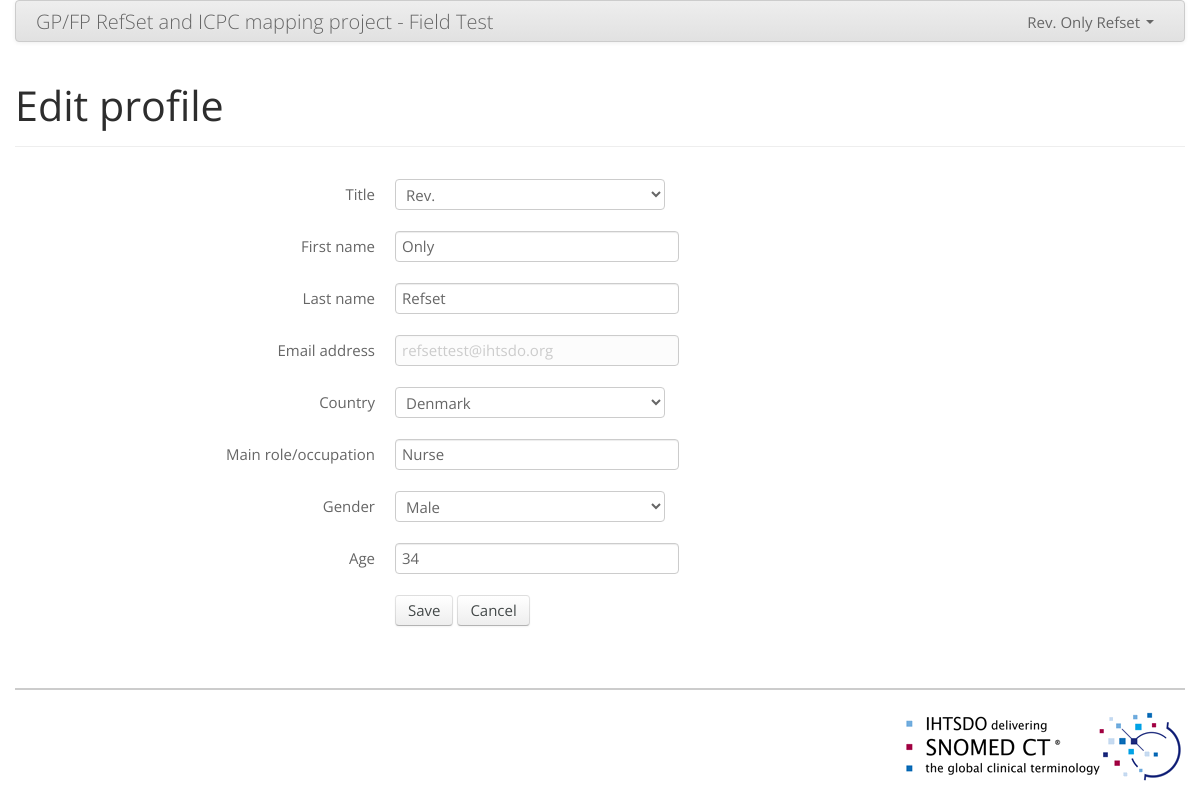
Screenshot of /edit-profile.php (signed in) with the database file from the repository.
### tables this page shows
CREATE TABLE `Users` (
  `user_id` mediumint(9) NOT NULL AUTO_INCREMENT,
  `title_id` int(11) DEFAULT NULL,
  `first_name` varchar(25) NOT NULL,
  `last_name` varchar(50) NOT NULL,
  `email` varchar(50) NOT NULL,
  `password` varchar(50) NOT NULL,
  `role` varchar(50) NOT NULL,
  `age` int(11) DEFAULT NULL,
  `gender_id` int(11) DEFAULT NULL,
  `country_id` int(11) NOT NULL,
  `option_id` smallint(6) NOT NULL DEFAULT '1',
  `verified` tinyint(1) NOT NULL DEFAULT '0',
  `verification` varchar(256) DEFAULT NULL,
  `field_test_complete` smallint(6) NOT NULL DEFAULT '0',
  `date_created` timestamp NOT NULL DEFAULT CURRENT_TIMESTAMP,
  `date_modified` timestamp NOT NULL DEFAULT '0000-00-00 00:00:00', 
  PRIMARY KEY (`user_id`)
);

CREATE TABLE `Title` (
  `title_id` int(11) NOT NULL,
  `title` varchar(32) NOT NULL,
  PRIMARY KEY (`title_id`)
);

CREATE TABLE `Countries` (
  `country_id` int(11) NOT NULL,
  `country_code` varchar(2) NOT NULL,
  `name` varchar(50) NOT NULL
);

CREATE TABLE `Gender` (
  `gender_id` int(11) NOT NULL,
  `gender` varchar(10) NOT NULL,
  UNIQUE KEY `id` (`gender_id`)
);

### edit-profile.php (the view, shortened to what this page needs)
<?php require ('inc/head.php'); ?>
</head>
<body>
  <div class="container">
    <?php require('inc/header.php'); ?>
    <div class="main clearfix">
      <div class="page-header">
        <h1>Edit profile</h1>
      </div>
<?php
if(!$_SESSION["logged"]){
  include('inc/not-logged-in.php');
} else {
  $rows = mysql_query("SELECT * FROM Users WHERE user_id='$_SESSION[user_id]'") or die(mysql_error());
  $user = mysql_fetch_array($rows);
?>
      <div class="row">
        <div class="span8 offset2">
          <form method="post" action="profile.php" class="form-horizontal" id="editProfile" name="editProfile" data-validate="parsley">
            <fieldset>
              <div class="control-group">
                <label class="control-label" for="editTitle">Title</label>
                <div class="controls">
                  <select class="input-xlarge" id="editTitle" name="editTitle" data-required="true">
                    <?php
                    $result = mysql_query("SELECT * FROM Title") or die(mysql_error());
                    while($row = mysql_fetch_array($result)){
                      ?>
                      <option value="<?=$row['title_id'];?>"<?= ($row['title_id'] == $user['title_id'] ? ' selected="selected"' : '') ?>><?=$row['title'];?></option>
                      <?php
                    }
                    ?>
                  </select>
                </div>
              </div>
              <div class="control-group">
                <label class="control-label" for="editFirstname">First name</label>
                <div class="controls">
                  <input type="text" class="input-xlarge" maxlength="30" id="editFirstname" name="editFirstname" value="<?= $user['first_name']; ?>" placeholder="First name" data-trigger="change" data-required="true">
                </div>
              </div>
              <div class="control-group">
                <label class="control-label" for="editLastname">Last name</label>
                <div class="controls">
                  <input type="text" class="input-xlarge" maxlength="30" id="editLastname" name="editLastname" value="<?= $user['last_name']; ?>" placeholder="Last name" data-trigger="change" data-required="true">
                </div>
              </div>
              <div class="control-group">
                <label class="control-label" for="editEmail">Email address</label>
                <div class="controls">
                  <span class="input-xlarge uneditable-input"><?= $user['email']; ?></span>
                </div>
              </div>
              <div class="control-group">
                <label class="control-label" for="editCountry">Country</label>
                <div class="controls">
                  <select class="input-xlarge" id="editCountry" name="editCountry" data-required="true">
                    <?php
                    $result = mysql_query("SELECT * FROM Countries") or die(mysql_error());
                    while($row = mysql_fetch_array($result)){
                      ?>
                      <option value="<?=$row['country_id'];?>"<?= ($row['country_id'] == $user['country_id'] ? ' selected="selected"' : '') ?>><?=$row['name'];?></option>
                      <?php
                    }
                    ?>
                  </select>
                </div>
              </div>
              <div class="control-group">
                <label class="control-label" for="editRole">Main role/occupation</label>
                <div class="controls">
                  <input type="text" class="input-xlarge" maxlength="100" id="editRole" name="editRole" value="<?= $user['role']; ?>" placeholder="Main role/occupation" data-required="true">
                </div>
              </div>
              <div class="control-group">
                <label class="control-label" for="editGender">Gender</label>
                <div class="controls">
                  <select class="input-xlarge" id="editGender" name="editGender" data-required="true">
                    <?php
                    $result = mysql_query("SELECT * FROM Gender") or die(mysql_error());
                    while($row = mysql_fetch_array($result)){
                      ?>
                      <option value="<?=$row['gender_id'];?>"<?= ($row['gender_id'] == $user['gender_id'] ? ' selected="selected"' : '') ?>><?=$row['gender'];?></option>
                      <?php
                    }
                    ?>
                  </select>
                </div>
              </div>
              <div class="control-group">
                <label class="control-label" for="editAge">Age</label>
                <div class="controls">
                  <input type="text" class="input-xlarge" id="editAge" name="editAge" value="<?= $user['age']; ?>" placeholder="Age" data-required="true">
                </div>
              </div>
              <div class="control-group">
                <div class="controls">
                  <input type="submit" class="btn" value="Save">
                  <a class="btn" href="profile.php">Cancel</a>
                </div>
              </div>
            </fieldset>
          </form>
        </div>
      </div>
<?php
}
?>
    </div>
    <?php require('inc/footer.php'); ?>
  </div>
</body>
</html>

### css/style.css (style rules this page uses)
.main { min-height: 450px; }

### rows the page displays
users: editTitle "Rev.", editFirstname "Only", editLastname "Refset", email "refsettest@ihtsdo.org", editCountry "Denmark", editRole "Nurse", editGender "Male", editAge "34"

### other values shown
$_SESSION['title'] "Rev."
$_SESSION['first_name'] "Only"
$_SESSION['last_name'] "Refset"
